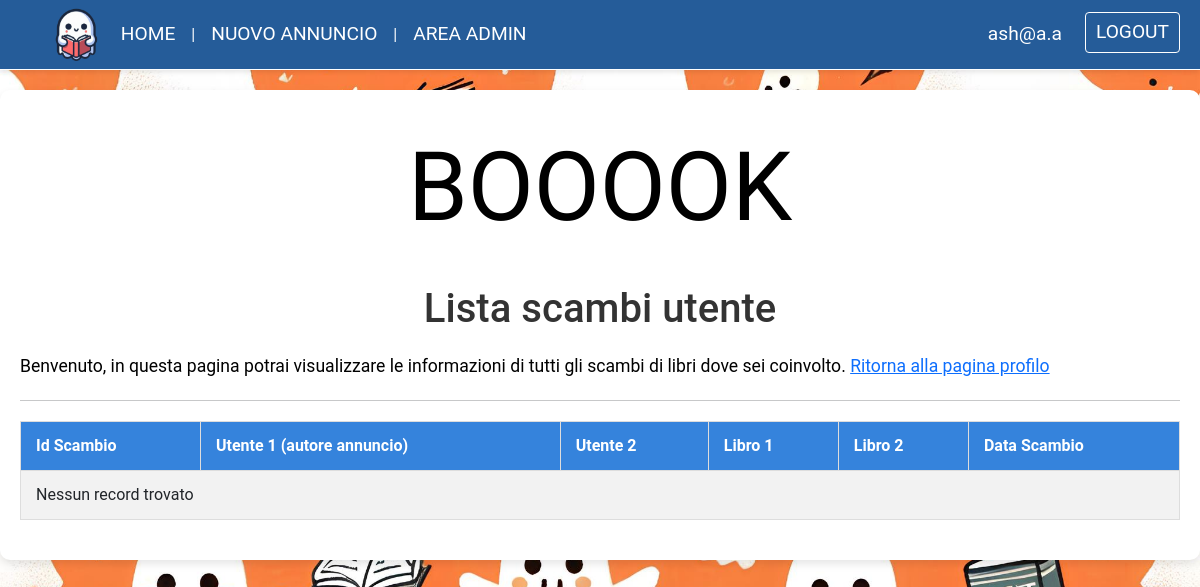
The page /recordPage.php (signed in) on the database as committed earlier.
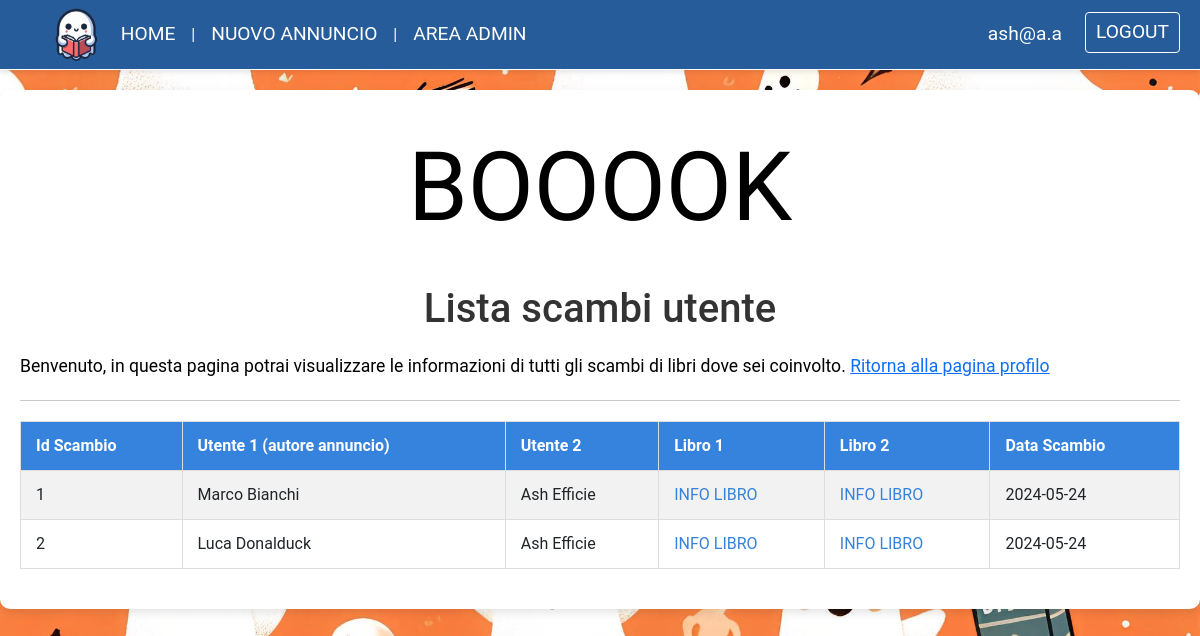
The same page on the database as committed later.
### tables this page shows
CREATE TABLE `scambi` (
  `id_scambio` int(11) NOT NULL,
  `data` varchar(30) NOT NULL,
  `ora` varchar(30) NOT NULL,
  `fk_id_utente1` int(11) NOT NULL,
  `fk_id_utente2` int(11) NOT NULL,
  `fk_id_copia_libro1` int(11) NOT NULL,
  `fk_id_copia_libro2` int(11) NOT NULL
);

CREATE TABLE `utenti` (
  `id_utente` int(11) NOT NULL,
  `nome` varchar(50) NOT NULL,
  `cognome` varchar(50) NOT NULL,
  `email` varchar(50) NOT NULL,
  `pw` varchar(70) NOT NULL,
  `tipo` varchar(50) NOT NULL,
  `srcUser` varchar(8) NOT NULL DEFAULT 'icon.png'
);

### recordPage.php (the view, shortened to what this page needs)
<?php
$user_id = $_SESSION['user_id'];
$servername = "localhost";
$username = "root";
$pw = "";
$dbname = "booook";
$conn = new mysqli($servername, $username, $pw, $dbname);
?>
<!DOCTYPE html>
<html lang="en">
<head>
    <link href="https://cdn.jsdelivr.net/npm/bootstrap@5.0.2/dist/css/bootstrap.min.css" rel="stylesheet">
    <link rel="stylesheet" href="stylesheet/recordPage.css">
    <link href="stylesheet/nav.css" rel="stylesheet" type="text/css">
</head>
<body>
    <?php include 'navbar.php' ?>
    <div id="wrapper">
        <h1 id="title">BOOOOK</h1>
        <h2>Lista scambi utente</h2>
        <p id="description">Benvenuto, in questa pagina potrai visualizzare le informazioni di tutti gli scambi di libri dove sei coinvolto. <a href="profilo.php">Ritorna alla pagina profilo</a></p>
        <hr></hr>
        <table id="records-table">
            <tr>
                <th>Id Scambio</th>
                <th>Utente 1 (autore annuncio)</th>
                <th>Utente 2</th>
                <th>Libro 1</th>
                <th>Libro 2</th>
                <th>Data Scambio</th>
            </tr>
            <?php
            $sql = "SELECT
                        id_scambio,
                        utente_poster.nome as poster_nome,
                        utente_poster.cognome as poster_cognome,
                        utente_accettatore.nome as accettatore_nome,
                        utente_accettatore.cognome as accettatore_cognome,
                        libro1.fk_id_info_libro as libro1_fk_id_info_libro,
                        libro2.fk_id_info_libro as libro2_fk_id_info_libro,
                        scambi.data as data_scambio
                    FROM scambi
                    LEFT JOIN utenti AS utente_poster ON scambi.fk_id_utente1 = utente_poster.id_utente
                    LEFT JOIN utenti AS utente_accettatore ON scambi.fk_id_utente2 = utente_accettatore.id_utente
                    LEFT JOIN copia_libri AS libro1 ON scambi.fk_id_copia_libro1 = libro1.id_copia_libro
                    LEFT JOIN copia_libri AS libro2 ON scambi.fk_id_copia_libro2 = libro2.id_copia_libro
                    WHERE utente_poster.id_utente = $user_id OR utente_accettatore.id_utente = $user_id
                    ORDER BY data DESC";
            $result = $conn->query($sql);
            if($result->num_rows > 0) {
                while($row = $result->fetch_assoc()) {
                    echo "<tr>";
                    echo "<td>". $row['id_scambio'] ."</td>";
                    echo "<td>". $row['poster_nome'] . " " . $row['poster_cognome'] ."</td>";
                    echo "<td>". $row['accettatore_nome'] . " " . $row['accettatore_cognome'] ."</td>";
                    echo "<td><a href='pagina_libro.php?id_libro=". $row['libro1_fk_id_info_libro'] ."'>INFO LIBRO</a></td>";
                    echo "<td><a href='pagina_libro.php?id_libro=". $row['libro2_fk_id_info_libro'] ."'>INFO LIBRO</a></td>";
                    echo "<td>". $row['data_scambio'] ."</td>";
                    echo "</tr>";
                }
            }
            else {
                echo "<tr><td colspan='6'>Nessun record trovato</td></tr>";
            }
            ?>
        </table>
    </div>
</body>
</html>

Rows that differ between the two databases and show on the page:
added scambi: id_scambio "1", fk_id_utente1.nome "Marco", fk_id_utente1.cognome "Bianchi", fk_id_utente2.nome "Ash", fk_id_utente2.cognome "Efficie", data "2024-05-24"
added scambi: id_scambio "2", fk_id_utente1.nome "Luca", fk_id_utente1.cognome "Donalduck", fk_id_utente2.nome "Ash", fk_id_utente2.cognome "Efficie", data "2024-05-24"
Other text that changed with them:
text no longer shown: "Nessun record trovato"
